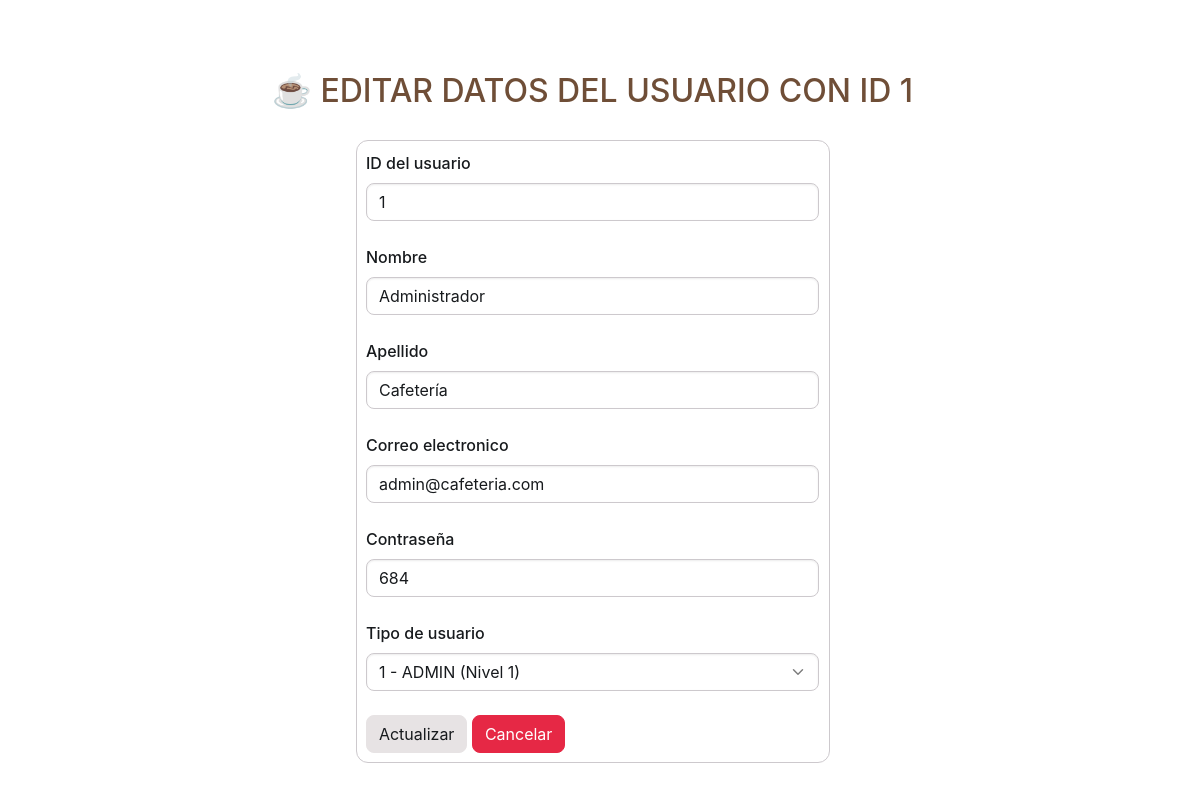
The app's page /vista/formulario_actualizar.php?id=1 with its own data.
### tables this page shows
CREATE TABLE `usuarios` (
  `id_user` int(11) NOT NULL AUTO_INCREMENT,
  `nombre` varchar(50) NOT NULL,
  `apellido` varchar(50) NOT NULL,
  `email` varchar(100) NOT NULL,
  `password` varchar(255) NOT NULL,
  `tipo_usuario` int(11) NOT NULL DEFAULT 2 COMMENT '1: Administrador, 2: Comensal',
  `creado_en` timestamp NOT NULL DEFAULT current_timestamp(),
  PRIMARY KEY (`id_user`),
  UNIQUE KEY `email` (`email`)
);

### vista/formulario_actualizar.php (the view, shortened to what this page needs)
<?php
include("../controlador/ClassUsuariop.php");
$con = conection();
if ($_SERVER['REQUEST_METHOD'] == 'GET' && isset($_GET['id'])) {
    $id_user = $_GET['id'];
    if (empty($id_user)) {
        echo 'Campos vacios';
    } else {
        $sql = "SELECT * FROM usuarios WHERE id_user = '$id_user'";
        $query = mysqli_query($con, $sql);
        $row = mysqli_fetch_assoc($query);
        $nombre = $row['nombre'];
        $apellido = $row['apellido'];
        $correo = $row['email'];
        $contrasenia = $row['password'];
        $tipo_usuario = $row['tipo_usuario'] ?? ($row['tipo_user'] ?? 2);
    }
}
?>
<!DOCTYPE html>
<html lang="en">
<head>
    <link href="https://cdn.jsdelivr.net/npm/bootstrap@6.0.0-alpha.1/dist/css/bootstrap.min.css" rel="stylesheet"
>
    <link rel="stylesheet" href="../src/css/styles.css">
</head>
<body>
    <br>
    <br>
    <br>
    <h2 style="text-align: center; color: #6f4e37;">☕ EDITAR DATOS DEL USUARIO CON ID <?= $id_user ?></h2>
    <br>
    <div style=" max-width: 40%; margin:0 auto;">
        <div class="card">
            <form style="padding:2%" method="POST" action="../modelo/modelo_us_actualizar.php">
                <label class="form-label">ID del usuario</label>
                <br>
                <input readonly class="form-control" name="id_user" value="<?= $id_user ?>">
                <br>
                <label class="form-label">Nombre</label>
                <input type="text" class="form-control" name="nombre" value="<?= $nombre ?>" /> <br>
                <label class="form-label">Apellido</label>
                <input type="text" class="form-control" name="apellido" value="<?= $apellido ?>" /><br>
                <label class="form-label">Correo electronico</label>
                <input type="email" class="form-control" name="correo" value="<?= $correo ?>" /> <br>
                <label class="form-label">Contraseña</label>
                <input type="text" class="form-control" name="contrasenia" value="<?= $contrasenia ?>" /><br>
                <label class="form-label">Tipo de usuario</label>
                <select name="tipousuario" class="form-control">
                    <option value="1" <?= $tipo_usuario == 1 ? 'selected' : '' ?>>1 - ADMIN (Nivel 1)</option>
                </select><br>
                <button onclick="return confirm('Deseas actualizar los datos?')" class="btn-solid theme-secondary"
                    type="submit"> Actualizar</button>
                <a onclick="return confirm('Deseas cancelar la operacion?')" href="dasboar.php" class="btn-solid theme-danger">Cancelar</a>
            </form>
        </div>
    </div>
</body>
</html>

### records on screen
usuarios: nombre "Administrador", apellido "Cafetería", correo "admin@cafeteria.com", contrasenia "684", tipousuario "1 - ADMIN (Nivel 1)"

### other values on screen
$id_user "1"
